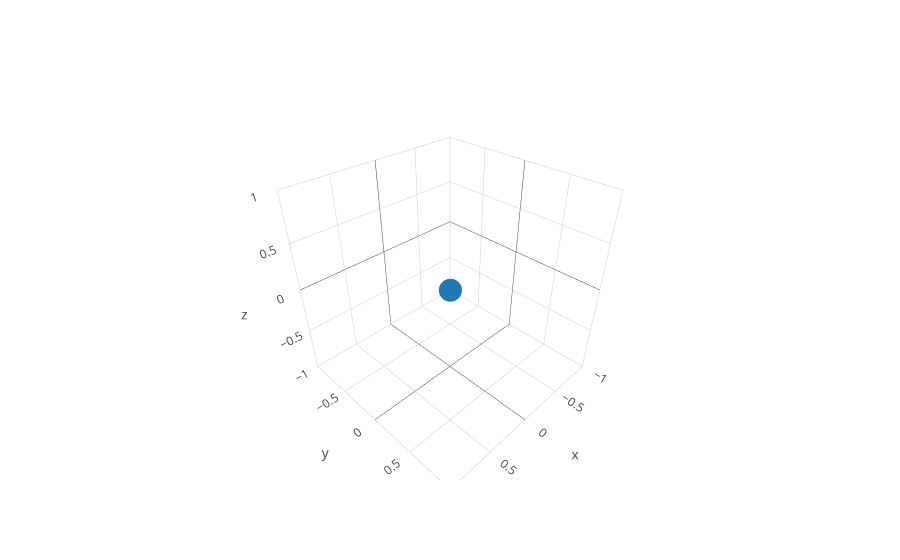

Notebook cell for this chart:
### Code cell
#create an animated plane wave
frames = []
waves *= 2
for i in range(len(xData) // waves):
    frames.append( frame( xData[0:i*waves], yData[0:i*waves], zData[0:i*waves]) )

figure = {
    "frames" : frames, 
    "data": [
        {
            "type" : "scatter3d",
            "connectgaps":False,
            "x":[0],
            "y":[0],
            "z":[0]
        }
    ]
}

iplot(figure)

### Figure 1 — Plotly figure (JSON) as saved in the notebook; plotly's stock layout.template omitted (floating-point values rounded to 4 significant figures)
{"data": [{"connectgaps": false, "type": "scatter3d", "uid": "49713989-185f-42c3-bb3d-1b8a92373652", "x": [0], "y": [0], "z": [0]}], "layout": {}}
